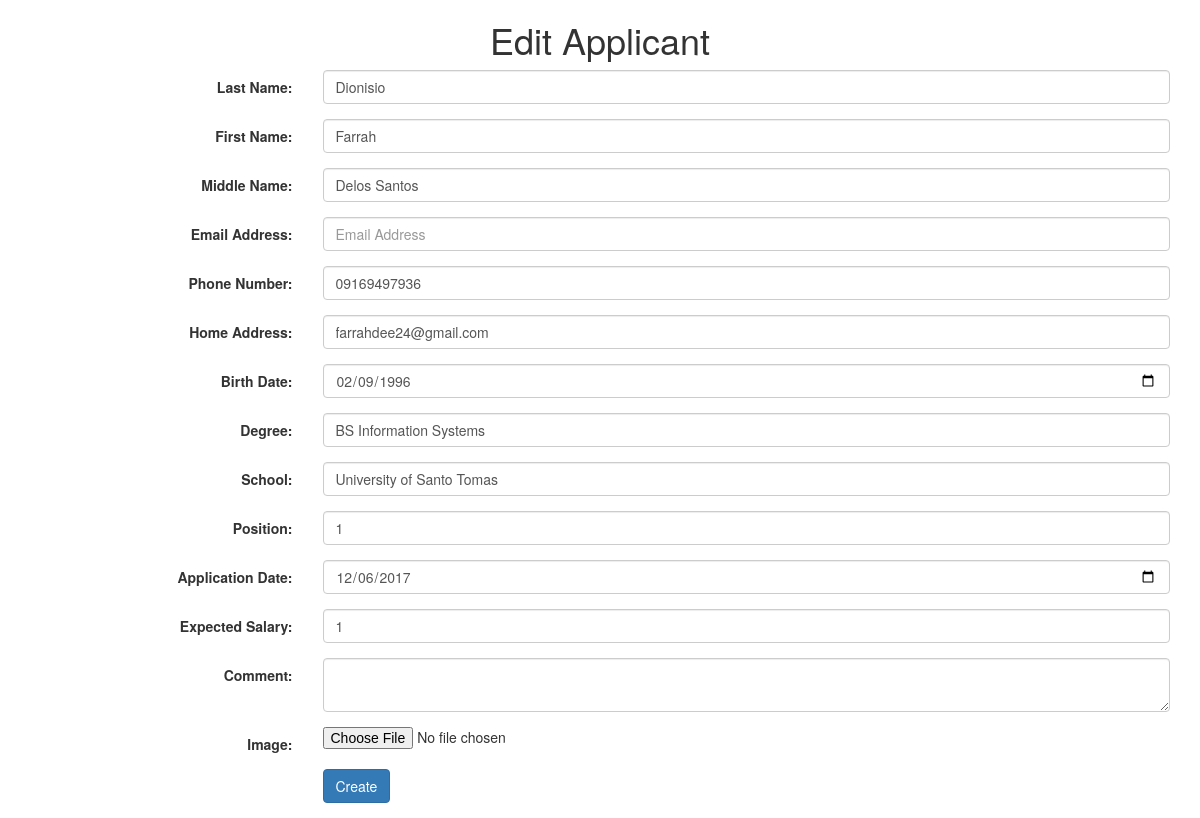
The page /applicant/edit_view/41 on the database its author committed.
### tables this page shows
CREATE TABLE `applicants` (
  `id` int(11) NOT NULL,
  `first_name` varchar(100) DEFAULT NULL,
  `last_name` varchar(100) DEFAULT NULL,
  `middle_name` varchar(100) DEFAULT NULL,
  `degree` varchar(250) DEFAULT NULL,
  `school` varchar(250) DEFAULT NULL,
  `application_status` tinyint(4) DEFAULT NULL,
  `application_date` date DEFAULT NULL,
  `salary` varchar(50) DEFAULT NULL,
  `position` varchar(50) DEFAULT NULL,
  `comment` text,
  `address` varchar(200) DEFAULT NULL,
  `phone_no` varchar(50) DEFAULT NULL,
  `bdate` date DEFAULT NULL,
  `date_hired` date DEFAULT NULL,
  `start_date` date DEFAULT NULL,
  `email_add` varchar(50) DEFAULT NULL,
  `file` varchar(255) DEFAULT NULL,
  `images` varchar(255) DEFAULT NULL,
  `password` varchar(100) DEFAULT NULL,
  `available_date` date DEFAULT NULL,
  `applied_position` varchar(250) DEFAULT NULL,
  `interview_result` int(250) DEFAULT NULL,
  `exam_result` int(200) DEFAULT NULL,
  `interviewer` int(200) DEFAULT NULL,
  `category` tinyint(4) DEFAULT NULL,
  `sss` int(50) DEFAULT NULL,
  `tin` varchar(50) DEFAULT NULL,
  `philhealth` varchar(50) DEFAULT NULL,
  `pagibig` varchar(50) DEFAULT NULL
);

### application/controllers/ApplicantController.php (called while the page is built, shortened)
<?php
class ApplicantController extends CI_Controller {
  public function edit_view()
  {
    $id = $this->uri->segment(3);
    $this->load->model('applicant');
    $data['applicant_data']= $this->applicant->get($id);
    $this->load->view('include/header',$data);
    $this->load->view('applicant/edit', $data);
  }
}

### index.php (called while the page is built, shortened)
<?php
require_once BASEPATH.'core/CodeIgniter.php';

### application/models/Applicant.php (called while the page is built, shortened)
<?php
class Applicant extends CI_Model {
  public function get($id)
  {
    $query = $this->db->get_where('applicants', ["id" => $id]);
    return $query->row();
  }
}

### application/views/applicant/edit.php (the view, shortened to what this page needs)
  <center>
    <h1>Edit Applicant</h1>
  </center>
    <div class="container">
     <form class="form-horizontal" id="add-form" enctype="multipart/form-data"  method="POST" action="<?= base_url('applicant/edit'); ?>">
       <div class="form-group">
         <label  class="col-sm-3 control-label">Last Name:</label>
         <div class="col-sm-9">
             <input type="text" name="last_name" value="<?= $applicant_data->last_name ?>" class="form-control"  placeholder="Last Name"/>
         </div>
       </div>
       <div class="form-group">
         <label  class="col-sm-3 control-label">First Name:</label>
         <div class="col-sm-9">
             <input type="text" name="first_name" value="<?= $applicant_data->first_name ?>" class="form-control" placeholder="First Name"/>
         </div>
       </div>
       <div class="form-group">
         <label  class="col-sm-3 control-label">Middle Name:</label>
         <div class="col-sm-9">
             <input type="text" name="middle_name" value="<?= $applicant_data->middle_name ?>" class="form-control" placeholder="Middle Name"/>
         </div>
       </div>
       <div class="form-group">
         <label  class="col-sm-3 control-label">Email Address:</label>
         <div class="col-sm-9">
             <input type="email" name="email_add" class="form-control" value="<?= $applicant_data->email_add ?>" placeholder="Email Address"/>
         </div>
       </div>
       <div class="form-group">
         <label  class="col-sm-3 control-label">Phone Number:</label>
         <div class="col-sm-9">
             <input type="number" name="phone_no" value="<?= $applicant_data->phone_no ?>"  class="form-control" placeholder="Phone Number"/>
         </div>
       </div>
       <div class="form-group">
         <label  class="col-sm-3 control-label">Home Address:</label>
         <div class="col-sm-9">
             <input type="text" name="address" class="form-control" value="<?= $applicant_data->address ?>" placeholder="Home Address"/>
         </div>
       </div>
      <div class="form-group">
        <label  class="col-sm-3 control-label">Birth Date:</label>
        <div class="col-sm-9">
            <input type="date" name="bdate" value="<?= $applicant_data->bdate ?>" class="form-control"/>
        </div>
      </div>
       <div class="form-group">
         <label  class="col-sm-3 control-label">Degree:</label>
         <div class="col-sm-9">
             <input type="text" name="degree" value="<?= $applicant_data->degree ?>" class="form-control" placeholder="Degree"/>
         </div>
       </div>
       <div class="form-group">
         <label  class="col-sm-3 control-label">School:</label>
         <div class="col-sm-9">
             <input type="text" name="school" value="<?= $applicant_data->school ?>" class="form-control" placeholder="School"/>
         </div>
       </div>
       <div class="form-group">
         <label  class="col-sm-3 control-label">Position:</label>
         <div class="col-sm-9">
             <input type="text" name="position" value="<?= $applicant_data->position ?>" class="form-control" placeholder="Position"/>
         </div>
       </div>
       <div class="form-group">
         <label  class="col-sm-3 control-label">Application Date:</label>
         <div class="col-sm-9">
             <input type="date" name="application_date" value="<?= $applicant_data->application_date ?>" class="form-control"/>
         </div>
       </div>
       <div class="form-group">
         <label  class="col-sm-3 control-label">Expected Salary:</label>
         <div class="col-sm-9">
             <input type="text" name="salary" value="<?= $applicant_data->salary ?>" class="form-control" placeholder="Expected Salary"/>
         </div>
       </div>
       <div class="form-group">
         <label class="col-sm-3 control-label">Comment:</label>
         <div class="col-sm-9">
           <textarea class="form-control" name="comment"></textarea>
         </div>
       </div>
       <div class="form-group">
         <label class="col-sm-3 control-label">Image:</label>
         <div class="col-sm-9">
           <input type="file" name="image">
         </div>
       </div>
       <div class="form-group">
         <div class="col-sm-9 col-sm-offset-3">
           <input type="submit" value="Create" class="btn btn-primary" />
         </div>
       </div>
    </form>
    </div>
</body>
</html>

### rows shown on the page
applicants: last_name "Dionisio", first_name "Farrah", middle_name "Delos Santos", phone_no "09169497936", address "farrahdee24@gmail.com", bdate "02/09/1996", degree "BS Information Systems", school "University of Santo Tomas", position "1", application_date "12/06/2017", salary "1"
